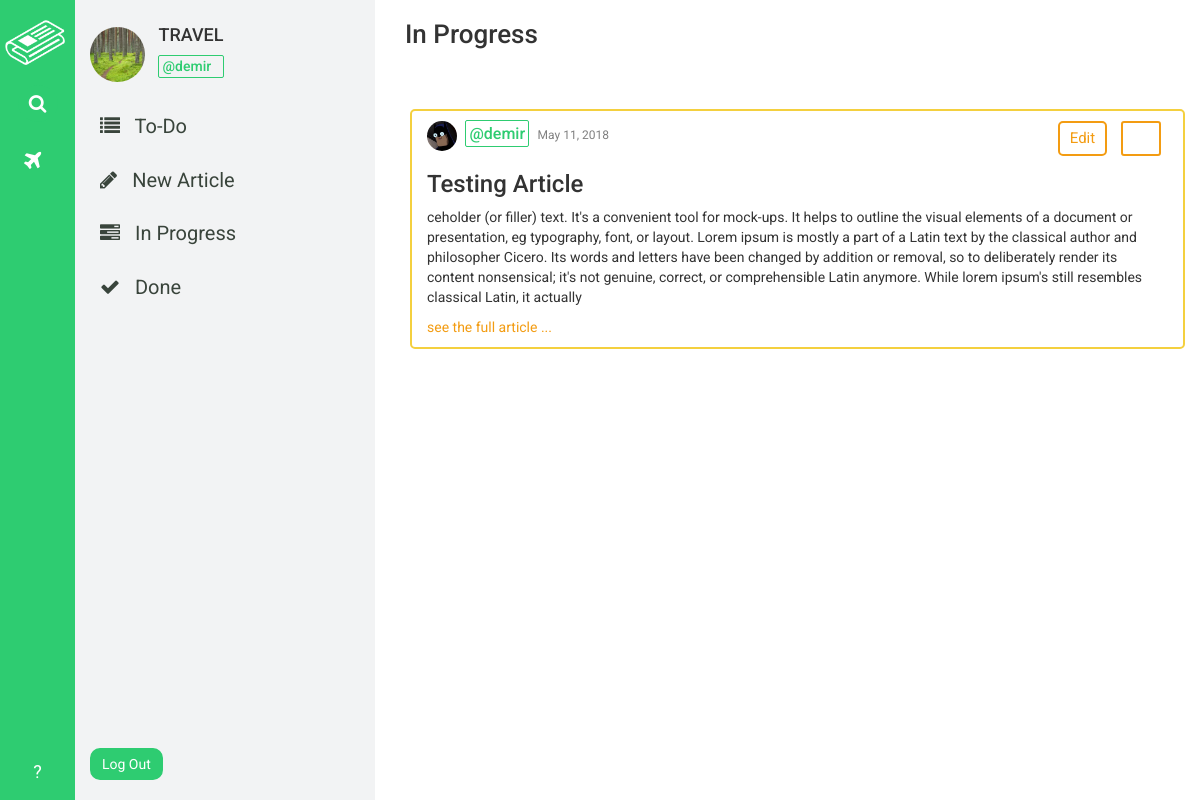
The page /desk/TRAVEL/article/progress/ (signed in) on the database as committed earlier.
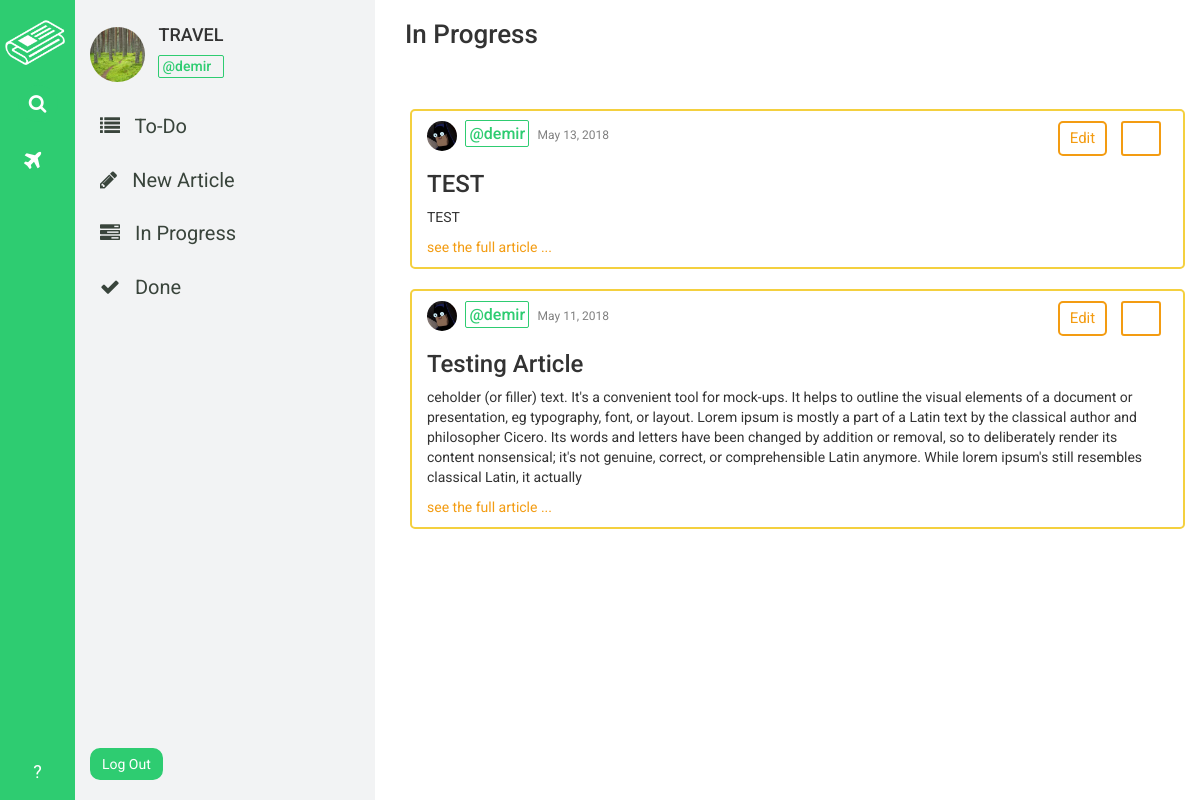
The same page on the database as committed later.
### desk_app/models.py (models this page shows, shortened)
class DeskWorkers(models.Model):
    worker = models.ForeignKey(User, on_delete=models.CASCADE)
    joined_desk = models.ForeignKey(Desk, on_delete=models.CASCADE)

class Desk(models.Model):
    sub_editor = models.ForeignKey(User, on_delete=models.CASCADE)
    image = models.ImageField(
        upload_to='deks_images/', blank=False, null=False
    )
    CATEGORY_CHOICES = (
        ('WORLD', 'fa fa-globe'),
        ('METRO', 'fa fa-building'),
        ('POLITICS', 'fa-flag'),
        ('BUSINESS', 'fa fa-suitcase'),
        ('TECH', 'fa fa-code'),
        ('SCIENCE', 'fa fa-flask'),
        ('OPINION', 'fa fa-gavel'),
        ('HEALTH', 'fa fa-heart'),
        ('SPORTS', 'fa fa-bicycle'),
        ('ARTS', 'fa fa-paint-brush'),
        ('BOOKS', 'fa fa-book'),
        ('STYLE', 'fa fa-eye'),
        ('TRAVEL', 'fa fa-plane'),
        ('MAGAZINE', 'fa fa-file'),
        ('TABLOID', 'fa fa-phone'),
    )
    CATEGORY_COLOR_CHOICES = (
        ('WORLD', '#3498DB'),
        ('METRO', '#2980B9'),
        ('POLITICS', '#5D6D7E'),
        ('BUSINESS', '#2E4053'),
        ('TECH', '#F4D03F'),
        ('SCIENCE', '#2ECC71'),
        ('OPINION', '#9B59B6'),
        ('HEALTH', '#E74C3C'),
        ('SPORTS', '#58D68D'),
        ('ARTS', '#F39C12'),
        ('BOOKS', '#E67E22'),
        ('STYLE', '#F5B7B1'),
        ('TRAVEL', '#BB8FCE'),
        ('MAGAZINE', '#8E44AD'),
        ('TABLOID', '#A569BD'),
    )
    category = models.CharField(max_length=50, choices=CATEGORY_CHOICES)
    category_color = models.CharField(
        max_length=50, choices=CATEGORY_COLOR_CHOICES
    )
    name = models.CharField(max_length=30)
    description = models.TextField()
    creation_date = models.DateField(default=timezone.now)

class Article(models.Model):
    author = models.ForeignKey(User, on_delete=models.CASCADE)
    author_settings = models.ForeignKey(
            ProfileSettings, on_delete=models.CASCADE, null=True
        )
    desk = models.ForeignKey('Desk', on_delete=models.CASCADE, null=True)
    title = models.CharField(max_length=120)
    content = models.TextField()
    publish_date = models.DateField(default=timezone.now)
    category = models.CharField(max_length=50)
    pushed_to_done = models.BooleanField(default=False)
    pushed_to_publish = models.BooleanField(default=False)

### desk_app/views.py (the view)
# urls.py: path("<str:deskname>/article/progress/", views.in_progress, name='in_progress'),
@login_required
def in_progress(request, deskname):
    current_user = get_object_or_404(User, pk=request.user.id)
    desk = get_object_or_404(Desk, name=deskname)
    if request.POST.get("check_button"):
        hidden_id = request.POST.get("hidden_id")
        current_article = get_object_or_404(Article, pk=hidden_id)
        current_article.pushed_to_done = True
        current_article.save()
    try:
        all_articles = Article.objects.filter(pushed_to_done=False).order_by('-publish_date')
    except ObjectDoesNotExist:
        all_articles = None
    try:
        current_user_settings = ProfileSettings.objects.get(user=current_user)
    except ObjectDoesNotExist:
        current_user_settings = None
    try:
        current_user_desks = DeskWorkers.objects.filter(worker=current_user)
    except ObjectDoesNotExist:
        current_user_desks = None
    data = {
        'has_desk_navbar': True,
        'current_user': current_user,
        'desk': desk,
        'current_user_settings': current_user_settings,
        'current_user_desks': current_user_desks,
        'all_articles': all_articles,
    }
    return render(request, 'desk_app/in_progress.html', context=data)

### templates/desk_app/in_progress.html (shortened to what this page needs)
{% extends 'base.html' %}
{% load staticfiles %}
{% block css_link %}
<link rel="stylesheet" href="{% static 'desk_app/css/in_progress.css' %}" />
{% endblock %}
{% block content %}
<div id="wrapper">
  <h3 id="header">In Progress</h3>
  <br />
  <div id="article-container">
    {% for article in all_articles %}
    <div id="article-cell">
      <div id="author-info">
        <img src="{% static 'assets/pp.jpg' %}" alt="pp_image" height="30px" width="30px" />
        {% if article.author == desk.sub_editor %}
          <h4 style="color:#2ECC71; border:#2ECC71 1px solid ; padding:3px; border-radius:2px; font-size:16px">@{{ current_user.username }}</h4>
        {% else %}
          <h4 style="color:#3498DB; border:1px solid #3498DB; padding:3px; border-radius:2px; font-size:16px">@{{ current_user.username }}</h4>
        {% endif %}
        <p>{{ article.publish_date }}</p>
      </div>
      <div id="perform-buttons">
        <a href="{% url 'article_edit' deskname=desk.name article_id=article.id %}">Edit</a>
        <form method="post" action="{% url 'in_progress' deskname=desk.name %}" id="done-form">
          <button type="submit" name="check_button" value="True"><span id="form-span"></span></button>
        </form>
      </div>
      <h3>{{ article.title }}</h3>
      <p>{{ article.content|slice:"0:500" }}</p>
      <a href="{% url 'article_edit' deskname=desk.name article_id=article.id %}">see the full article ...</a>
    </div>
    {% endfor %}
  </div>
</div>
{% endblock %}

### templates/base.html (shortened to what this page needs)
{% load staticfiles %}
<!DOCTYPE html>
<html>
<head>
  <link rel="stylesheet" href="https://maxcdn.bootstrapcdn.com/bootstrap/3.3.7/css/bootstrap.min.css">
  <link rel="stylesheet" href="https://cdnjs.cloudflare.com/ajax/libs/font-awesome/4.7.0/css/font-awesome.min.css">
  <link rel="stylesheet" href="{% static 'base.css' %}">
  {% block css_link %}{% endblock %}
</head>
<body>
  {% if has_desk_navbar == True %}
    <div id="home-navbar-left-part">
      <a href="{% url 'dashboard' %}"><img src="{% static 'assets/white-logo.png' %}" alt="logo"/></a>
      <a id="home-search-link" href=""><p class="text-center"><i class="fa fa-search"></i></p></a>
      <div id="home-desk-links">
        {% for desk in current_user_desks %}
          <a href="{% url 'to_do' deskname=desk.joined_desk.name %}" id="desk-link"><p><i class="{{ desk.joined_desk.get_category_display }}"></i> <span>{{ desk.joined_desk.name }}</span></p></a>
        {% endfor %}
      </div>
      <a id="home-help-link" href="" class="text-center"><p class="text-center">?</p></a>
    </div>
    <div id="home-navbar-right-part">
      <div id="right-part-author-info">
        <img src="{{ desk.image.url }}" alt="Profile photo" height="55px" width="55px" />
        <div id="right-part-author-name">
          <h4> {{ desk.name }}</h4>
          {% if current_user == desk.sub_editor %}
            <h5 style="color:#2ECC71; border:#2ECC71 1px solid ; padding:3px; border-radius:2px;">@{{ current_user.username }}</h5>
          {% else %}
            <h5 style="color:#3498DB; border:1px solid #3498DB; padding:3px; border-radius:2px;">@{{ current_user.username }}</h5>
          {% endif %}
        </div>
      </div>
      <a href="{% url 'to_do' deskname=desk.name %}"><i class="fa fa-list"></i> To-Do</a>
      <a href="{% url 'new_article' deskname=desk.name %}"><i class="fa fa-pencil"></i> New Article</a>
      <a href="{% url 'in_progress' deskname=desk.name %}"><i class="fa fa-tasks"></i> In Progress</a>
      <a href="{% url 'done' deskname=desk.name %}"><i class="fa fa-check"></i> Done</a>
      <form method="POST" action="{% url 'logout' %}" id="logout_form">
        <input type="submit" value="Log Out" />
      </form>
    </div>
  {% endif %}
  {% block content %}{% endblock %}
</body>
</html>

Rows that differ between the two databases and show on the page:
added Article: {{ current_user.username }} "demir", publish_date "May 13, 2018", title "TEST", content "TEST"
